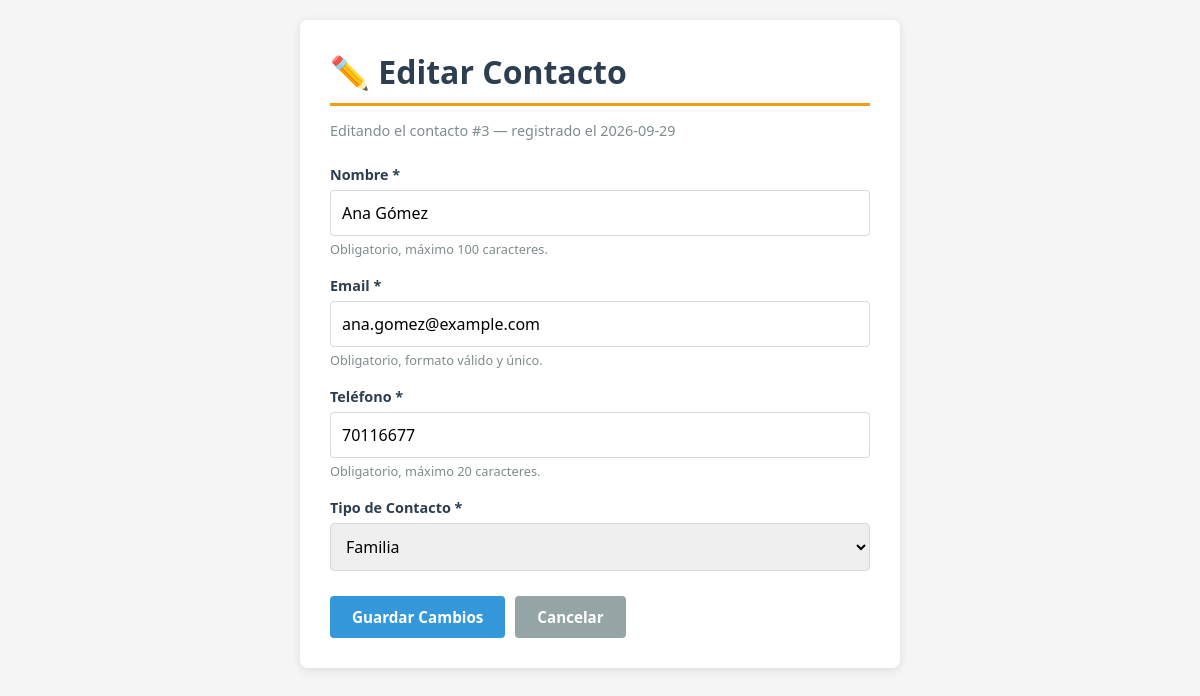
The app's page /editar.php?id=3 with its own data.
### tables this page shows
CREATE TABLE IF NOT EXISTS contactos (
    id INT AUTO_INCREMENT PRIMARY KEY,
    nombre VARCHAR(100) NOT NULL,
    email VARCHAR(100) NOT NULL UNIQUE,
    telefono VARCHAR(20) NOT NULL,
    tipo_contacto_id INT NOT NULL,
    fecha_creacion TIMESTAMP NOT NULL DEFAULT CURRENT_TIMESTAMP,
    CONSTRAINT fk_contactos_tipo
        FOREIGN KEY (tipo_contacto_id) REFERENCES tipos_contacto (id)
        ON UPDATE CASCADE
        ON DELETE RESTRICT
);

CREATE TABLE IF NOT EXISTS tipos_contacto (
    id INT AUTO_INCREMENT PRIMARY KEY,
    nombre VARCHAR(50) NOT NULL UNIQUE
);

### src/ContactoRepository.php (called while the page is built, shortened)
<?php
final class ContactoRepository
{
    private PDO $pdo;
    public function __construct(PDO $pdo)
    {
        $this->pdo = $pdo;
    }
    public function obtenerPorId(int $id): ?array
    {
        $sql = 'SELECT c.id, c.nombre, c.email, c.telefono, c.tipo_contacto_id,
                       c.fecha_creacion, t.nombre AS tipo_nombre
                FROM contactos c
                INNER JOIN tipos_contacto t ON c.tipo_contacto_id = t.id
                WHERE c.id = :id';
        $statement = $this->pdo->prepare($sql);
        $statement->bindValue(':id', $id, PDO::PARAM_INT);
        $statement->execute();
        $fila = $statement->fetch();
        return $fila === false ? null : $fila;
    }
}

### src/TipoContactoRepository.php (called while the page is built, shortened)
<?php
final class TipoContactoRepository
{
    private PDO $pdo;
    public function __construct(PDO $pdo)
    {
        $this->pdo = $pdo;
    }
    public function obtenerTodos(): array
    {
        $sql = 'SELECT id, nombre FROM tipos_contacto ORDER BY nombre';
        $statement = $this->pdo->prepare($sql);
        $statement->execute();
        return $statement->fetchAll();
    }
}

### editar.php (the view, shortened to what this page needs)
<?php
$pdo = Database::obtenerConexion();
$contactosRepo = new ContactoRepository($pdo);
$tiposRepo = new TipoContactoRepository($pdo);
$id = isset($_GET['id']) ? (int) $_GET['id'] : 0;
$contacto = $contactosRepo->obtenerPorId($id);
$tipos = $tiposRepo->obtenerTodos();
$valores = [
    'nombre'   => (string) ($_SESSION['datos']['nombre'] ?? $contacto['nombre']),
    'email'    => (string) ($_SESSION['datos']['email'] ?? $contacto['email']),
    'telefono' => (string) ($_SESSION['datos']['telefono'] ?? $contacto['telefono']),
    'tipo'     => (string) ($_SESSION['datos']['tipo'] ?? $contacto['tipo_contacto_id']),
];
?>
<!DOCTYPE html>
<html lang="es">
<head>
</head>
<body>
<div class="container">
    <h1>✏️ Editar Contacto</h1>
    <p class="subtitulo">
        Editando el contacto #<?= (int) $contacto['id'] ?> —
        registrado el <?= htmlspecialchars(substr((string) $contacto['fecha_creacion'], 0, 10)) ?>
    </p>
    <form method="POST" action="procesar.php" novalidate>
        <div class="campo">
            <label for="nombre">Nombre *</label>
            <input type="text" id="nombre" name="nombre" maxlength="100"
                   value="<?= htmlspecialchars($valores['nombre']) ?>" required>
            <div class="ayuda">Obligatorio, máximo 100 caracteres.</div>
        </div>
        <div class="campo">
            <label for="email">Email *</label>
            <input type="email" id="email" name="email" maxlength="100"
                   value="<?= htmlspecialchars($valores['email']) ?>" required>
            <div class="ayuda">Obligatorio, formato válido y único.</div>
        </div>
        <div class="campo">
            <label for="telefono">Teléfono *</label>
            <input type="tel" id="telefono" name="telefono" maxlength="20"
                   value="<?= htmlspecialchars($valores['telefono']) ?>" required>
            <div class="ayuda">Obligatorio, máximo 20 caracteres.</div>
        </div>
        <div class="campo">
            <label for="tipo">Tipo de Contacto *</label>
            <select id="tipo" name="tipo" required>
                <?php foreach ($tipos as $tipo): ?>
                    <option value="<?= (int) $tipo['id'] ?>"
                        <?= $valores['tipo'] === (string) $tipo['id'] ? 'selected' : '' ?>>
                        <?= htmlspecialchars((string) $tipo['nombre']) ?>
                    </option>
                <?php endforeach; ?>
            </select>
        </div>
        <div class="botones">
            <button type="submit" class="btn btn-primario">Guardar Cambios</button>
            <a href="index.php" class="btn btn-secundario">Cancelar</a>
        </div>
    </form>
</div>
</body>
</html>

### editar.php (style rules this page uses)
* { margin: 0; padding: 0; box-sizing: border-box; }
body { font-family: 'Segoe UI', Tahoma, Geneva, Verdana, sans-serif; background-color: #f5f5f5; padding: 20px; color: #2c3e50; }
.container { max-width: 600px; margin: 0 auto; background-color: #fff; border-radius: 8px; box-shadow: 0 2px 10px rgba(0,0,0,.1); padding: 30px; }
h1 { border-bottom: 3px solid #f39c12; padding-bottom: 10px; margin-bottom: 15px; }
.subtitulo { color: #7f8c8d; font-size: .9em; margin-bottom: 25px; }
label { display: block; margin-bottom: 6px; font-weight: 600; font-size: .9em; }
input[type="text"], input[type="email"], input[type="tel"], select { width: 100%; padding: 11px; border: 1px solid #d5d8dc; border-radius: 4px; font-size: 1em; font-family: inherit; }
.campo { margin-bottom: 18px; }
.ayuda { font-size: .8em; color: #7f8c8d; margin-top: 4px; }
.botones { display: flex; gap: 10px; margin-top: 25px; }
.btn { display: inline-block; padding: 11px 22px; border: none; border-radius: 4px; font-size: .95em; font-weight: 600; cursor: pointer; text-decoration: none; font-family: inherit; }
.btn-primario { background-color: #3498db; color: #fff; }
.btn-secundario { background-color: #95a5a6; color: #fff; }

### records on screen
contactos: id "3", fecha_creacion "2026-09-29", nombre "Ana Gómez", email "ana.gomez@example.com", telefono "70116677", tipo "Familia"
